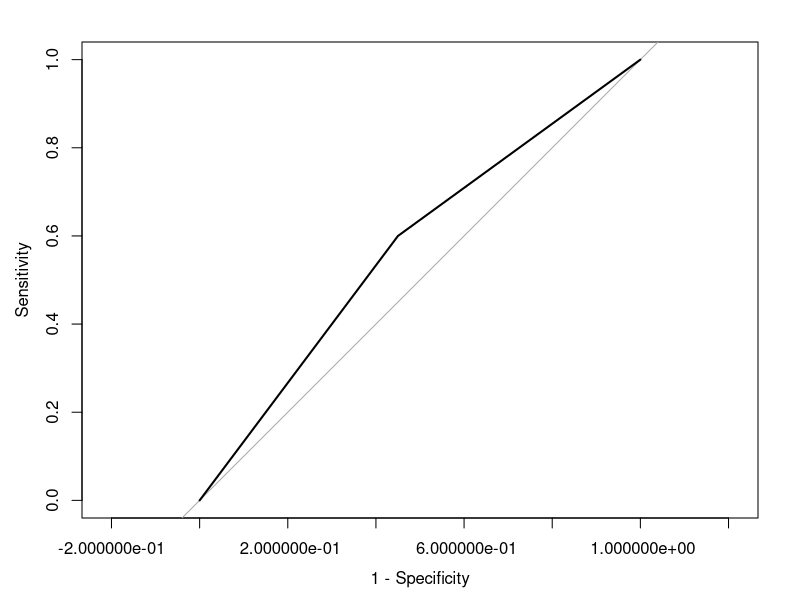
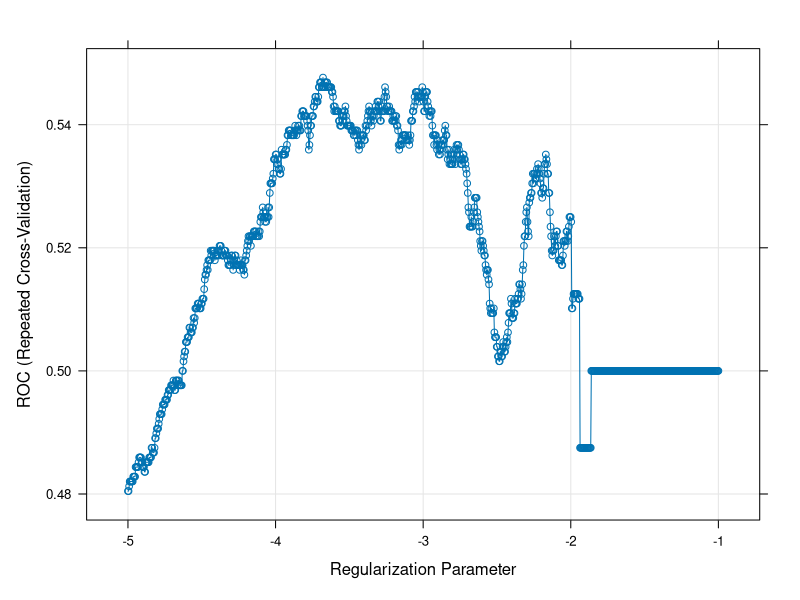
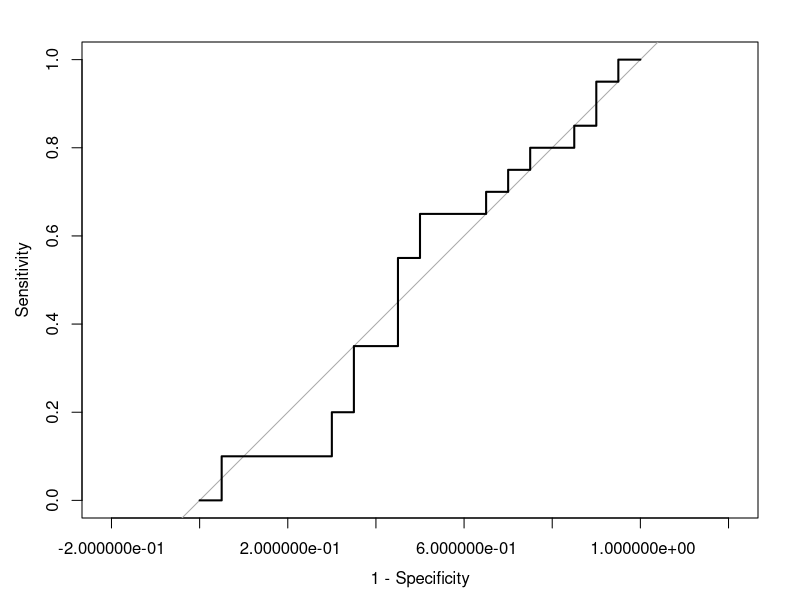

Write the R code that produced these figures, in order. (Note: this script raises an error after producing the figures.)
## ---- chunk 1
library(tidyverse)
library(caret)
library(glmnet)
library(pROC)
## ---- chunk 2
# Import dataset
CL = readxl::read_excel("./data_new/ABC_Cord Blood_Metabolomics_CL data_15Jan2020.xlsx") 
BA = readxl::read_excel("./data_new/ABC_Cord Blood_Metabolomics_BA data_15Jan2020.xlsx") 
PM = readxl::read_excel("./data_new/ABC_Cord Blood_Metabolomics_PM data_15Jan2020.xlsx") 
OL =  readxl::read_excel("./data_new/ABC_Cord Blood_Metabolomics_OL data_15Jan2020.xlsx")
## ---- chunk 3
CL_data = CL[11:491]
BA_data = BA[11:266]
PM_data = PM[11:193]
OL_data = OL[11:81]
CL_data[CL_data == 0] = NA
BA_data[BA_data == 0] = NA
PM_data[PM_data == 0] = NA
OL_data[OL_data == 0] = NA
CL_min = sapply(CL_data[1:481], function(x) min(x, na.rm = T))
BA_min = sapply(BA_data[1:256], function(x) min(x, na.rm = T))
PM_min = sapply(PM_data[1:183], function(x) min(x, na.rm = T))
OL_min = sapply(OL_data[1:71], function(x) min(x, na.rm = T))

CL_data = CL[11:491]
BA_data = BA[11:266]
PM_data = PM[11:193]
OL_data = OL[11:81]
# Convert 0 to half of the minimum value
for(i in 1:481) {
  CL_data[i][CL_data[i]==0] = 0.5*CL_min[i]
}

for(i in 1:256) {
  BA_data[i][BA_data[i]==0] = 0.5*BA_min[i]
}

for(i in 1:183) {
  PM_data[i][PM_data[i]==0] = 0.5*PM_min[i]
}

for(i in 1:71) {
  OL_data[i][OL_data[i]==0] = 0.5*OL_min[i]
}

CL_info = CL[1:10]
CL_new = cbind.data.frame(CL_info, CL_data)

BA_info = BA[1:10]
BA_new = cbind.data.frame(BA_info, BA_data)

PM_info = PM[1:10]
PM_new = cbind.data.frame(PM_info, PM_data)

OL_info = OL[1:10]
OL_new = cbind.data.frame(OL_info, OL_data)
## ---- chunk 4
# Divide variables by the sd of control groups
BA_c = BA_new %>% 
  group_by(Strata) %>% 
  filter(PROT_ASD_2015 == 0)
CL_c = CL_new %>% 
  group_by(Strata) %>% 
  filter(PROT_ASD_2015 == 0)
PM_c = PM_new %>% 
  group_by(Strata) %>% 
  filter(PROT_ASD_2015 == 0)
OL_c = OL_new %>% 
  group_by(Strata) %>% 
  filter(PROT_ASD_2015 == 0)
sd_BA = sapply(BA_c[11:266], function(x) sd(x))
sd_CL = sapply(CL_c[11:491], function(x) sd(x))
sd_PM = sapply(PM_c[11:193], function(x) sd(x))
sd_OL = sapply(OL_c[11:81], function(x) sd(x))

# Divide the standard deviation
for(i in 1:256) {
  BA_new[i+10] = BA_new[i+10]/sd_BA[i]
}
for(i in 1:481) {
  CL_new[i+10] = CL_new[i+10]/sd_CL[i]
}
for(i in 1:183) {
  PM_new[i+10] = PM_new[i+10]/sd_PM[i]
}
for(i in 1:71) {
  OL_new[i+10] = OL_new[i+10]/sd_OL[i]
}

# Log Transformation
BA_log = BA_new
CL_log = CL_new
PM_log = PM_new
OL_log = OL_new
for(i in 1:256) {
  BA_log[i+10] = log10(BA_new[i+10])
}

for(i in 1:481) {
  CL_log[i+10] = log10(CL_new[i+10])
}

for(i in 1:183) {
  PM_log[i+10] = log10(PM_new[i+10])
}

for(i in 1:71) {
  OL_log[i+10] = log10(OL_new[i+10])
}
## ---- chunk 5
# Initial setting for machine learning methods
ctrl = trainControl(method = "repeatedcv", number = 5,
                    summaryFunction = twoClassSummary,
                    classProbs = TRUE)
## ---- chunk 6
# Delete matching variables
CL_analysis = CL_log[,-c(1, 2, 3, 4, 5, 6, 7, 8, 10)] 

# Divide data into two parts
set.seed(1029)
rowTrain = createDataPartition(y = CL_analysis$PROT_ASD_2015,
                               p = 0.8,
                               list = FALSE)

# Rename the outcome variable
CL_analysis$PROT_ASD_2015 = ifelse(CL_analysis$PROT_ASD_2015 == "1", "Positive", "Negative")

# Rename the outcome variable
model.glm = train(x = CL_analysis[rowTrain, 2:482],
                  y = CL_analysis$PROT_ASD_2015[rowTrain],
                  method = "glm",
                  metric = "ROC",
                  trControl = ctrl)

# Test performance
glm.pred = predict(model.glm, newdata = CL_analysis[-rowTrain,], type = "prob")[,2]
roc.glm = roc(CL_analysis$PROT_ASD_2015[-rowTrain], glm.pred)
plot(roc.glm, legacy.axes = T)
## ---- chunk 7
# Lasso regression
set.seed(1029)

# Set outcome and features
x_CL = model.matrix(CL_analysis$PROT_ASD_2015~., CL_analysis)[rowTrain, -1]
y_CL = CL_analysis$PROT_ASD_2015[rowTrain]
# Fit LASSO Regression
model.lasso = train(x = CL_analysis[rowTrain, 2:482],
                    y = CL_analysis$PROT_ASD_2015[rowTrain],
                    method = "glmnet",
                    tuneGrid = expand.grid(alpha = 1,
                                           lambda = exp(seq(-5, -1, length = 1000))),
                    metric = "ROC",
                    family = "binomial",
                    trControl = ctrl)
plot(model.lasso, xTrans = function(x) log(x))
model.lasso$bestTune
coef(model.lasso$finalModel, model.lasso$bestTune$lambda)
lasso.pred = predict(model.lasso, newdata = CL_analysis[-rowTrain,], type = "prob")[,2]
roc.lasso = roc(CL_analysis$PROT_ASD_2015[-rowTrain], lasso.pred)
plot(roc.lasso, legacy.axes = T)
## ---- chunk 8
# Random Forest
rf.grid = expand.grid(mtry = 1:160,
                      splitrule = "gini",
                      min.node.size = 1:6)

set.seed(1029)

model.rf = train(PROT_ASD_2015~., CL_analysis,
                 subset = rowTrain,
                 method = "ranger",
                 tuneGrid = rf.grid,
                 metric = "ROC",
                 trControl = ctrl)
## ---- chunk 9
# Adaboost loss function
ada.grid = expand.grid(n.trees = c(1000, 2000, 3000),
                       interaction.depth = 1:6,
                       shrinkage = c(0.001, 0.003, 0.005),
                       n.minobsinnode = 1)

set.seed(1029)

model.ada = train(PROT_ASD_2015~., CL_analysis,
                  subset = rowTrain,
                  tuneGrid = ada.grid,
                  trControl = ctrl,
                  method = "gbm",
                  distribution = "adaboost",
                  metric = "ROC",
                  verbose = FALSE)

## ---- chunk 10
# XGBoost
xgboost.grid = expand.grid(eta = 0.1, 
                           colsample_bytree=c(0.5,0.7),
                           max_depth=c(3,6),
                           nrounds=100,
                           gamma=1,
                           min_child_weight=2,
                           subsample = 1)

set.seed(1029)

modelxgboost = train(PROT_ASD_2015~., 
                     CL_analysis,
                     subset = rowTrain,
                     method = "xgbTree",
                     trControl = ctrl,
                     tuneGrid = xgboost.grid,
                     metric = "ROC",
                     verbose = F)
## ---- chunk 11
# Calculate ROC for each model
glm.pred = predict(model.glm, newdata = CL_analysis[-rowTrain,], type = "prob")[,2]
roc.glm = roc(CL_analysis$PROT_ASD_2015[-rowTrain], glm.pred)

lasso.pred = predict(model.lasso, newdata = CL_analysis[-rowTrain,], type = "prob")[,2]
roc.lasso = roc(CL_analysis$PROT_ASD_2015[-rowTrain], lasso.pred)

ada.pred = predict(model.ada, newdata = CL_analysis[-rowTrain,], type = "prob")[,2]
roc.ada = roc(CL_analysis$PROT_ASD_2015[-rowTrain], ada.pred)

rf.pred = predict(model.rf, newdata = CL_analysis[-rowTrain,], type = "prob")[,2]
roc.rf = roc(CL_analysis$PROT_ASD_2015[-rowTrain], rf.pred)

xgboost.pred = predict(modelxgboost, newdata = CL_analysis[-rowTrain,], type = "prob")[,2]
roc.xgboost = roc(CL_analysis$PROT_ASD_2015[-rowTrain], xgboost.pred)

auc = c(roc.glm$auc[1],roc.lasso$auc[1],roc.ada$auc[1],roc.rf$auc[1],roc.xgboost$auc[1])

plot(roc.glm, legacy.axes = T)
plot(roc.lasso, col = 2, add = T)
plot(roc.ada, col= 3, add = T)
plot(roc.rf, col= 4, add = T)
plot(roc.xgboost, col= 5, add = T)
modelNames = c("glm", "lasso", "AdaBoost", "random forest", "XGBoost")
legend("bottomright", legend = paste0(modelNames, ": ", round(auc, 3)), col = 1:5, lwd = 2)

res = resamples(list(GLM = model.glm,
                     LASSO = model.lasso,
                     AdaBoost = model.ada,
                     RandomForest = model.rf,
                     XGBoost =modelxgboost))

summary(res)

bwplot(res, metric = "ROC")
